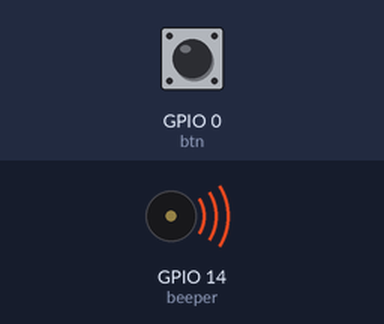
This program was run on a simulated ESP32 board running MicroPython. Shown: buzzer (waves = sounding). The inputs (shaded band) are chosen by the test bench; at power-on: GPIO 0 (btn) HIGH.

Above: at 0.1 s.
At 1.1 s:
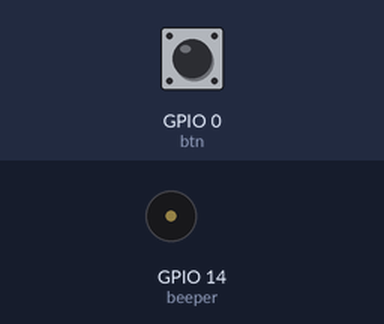
Timing chart, 0 to 2.6 s (numbered marks = the images above):
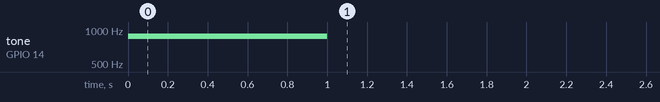

The program:

boot_beep.py
```python
from machine import Pin, PWM, reset, Timer
from time import sleep_ms

# set command and state
beep = False
beeping = False
silence = False
btn_push = False

# simple function to reboot device in REPL
def reboot():
    reset()

# The pin ISR flagged a change. Turn off interrupt for 50ms to debounce the button
def debounce_pin(pin):
    pin.irq(handler=None)
    sleep_ms(50)
    pin.irq(trigger=Pin.IRQ_FALLING, handler=btn_isr)

# ISR for boot pin - stop beep
def btn_isr(p):
    global btn_push
    btn_push = True

# ISR for timer - alternate beep state
def timer_isr(t):
    global beep
    beep = not beep

# set up boot pin with isr
btn = Pin(0, Pin.IN, Pin.PULL_UP)
btn.irq(trigger=Pin.IRQ_FALLING, handler=btn_isr)

# beep freq every 500ms
timerBeep=Timer(1)
timerBeep.init(period=500, mode=Timer.PERIODIC, callback= timer_isr)

# create beeper
beeper=PWM(Pin(14, Pin.OUT), freq=880, duty=512)

# main loop
while True :
    if btn_push:
        debounce_pin(btn)
        btn_push = False
        silence = not silence

    if silence:
        beep = False

    if beep:
        if beeping:
            pass
        else:
            beeper.init()
            beeping = True
    else:
        if beeping:
            beeper.deinit()
            beeping = False
```

Measured:
- by itself, tone on GPIO 14 (beeper): silent → 880 Hz at 0.00 s, → silent 1.0 s later
